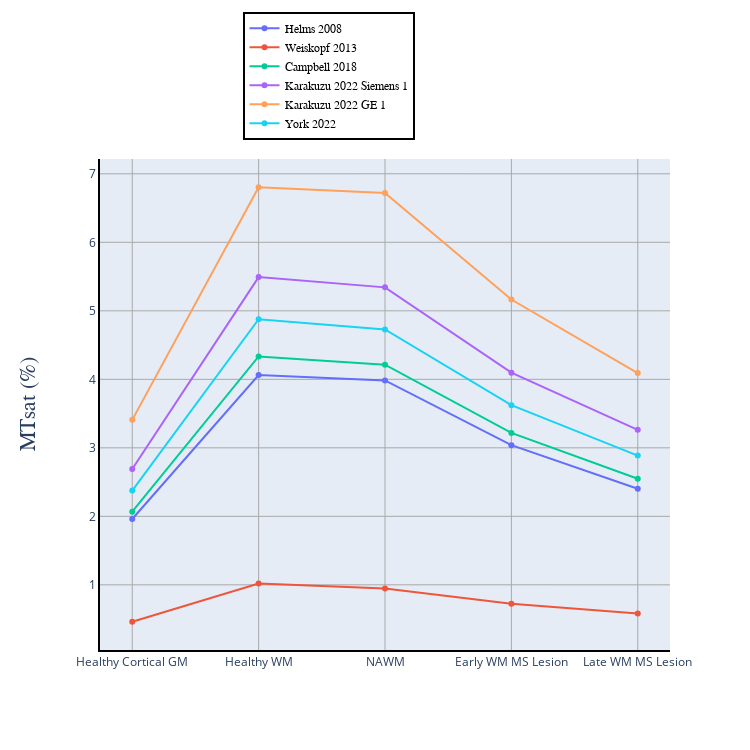

This figure's notebook cell:
### Code cell
#| label: mtsatFig1jn

# Prepare Python environment

import scipy.io as sio
from pathlib import Path


from contextlib import contextmanager
import sys, os
from pathlib import Path

@contextmanager
def suppress_stdout():
    with open(os.devnull, "w") as devnull:
        old_stdout = sys.stdout
        sys.stdout = devnull
        try:  
            yield
        finally:
            sys.stdout = old_stdout

import os
from pathlib import Path

def find_myst_yml_directories(start_dir=None):
    """
    Recursively search for directories containing myst.yml file.
    
    Args:
        start_dir (str or Path): Starting directory (defaults to current directory)
    
    Returns:
        list: List of full paths to directories containing myst.yml
    """
    if start_dir is None:
        start_dir = Path.cwd()
    else:
        start_dir = Path(start_dir)
    
    myst_dirs = []
    
    def _search_directory(current_dir):
        # Check if myst.yml exists in current directory
        myst_file = current_dir / "myst.yml"
        if myst_file.exists():
            myst_dirs.append(str(current_dir.resolve()))
            # Don't search subdirectories if we found myst.yml here
            return
        
        # Recursively search all subdirectories
        for item in current_dir.iterdir():
            if item.is_dir():
                try:
                    _search_directory(item)
                except (PermissionError, OSError):
                    # Skip directories we can't access
                    continue
    
    _search_directory(start_dir)
    return myst_dirs

def find_myst_yml_directories_upwards(start_dir=None):
    """
    Search for myst.yml in current directory, if not found go to parent and repeat.
    
    Args:
        start_dir (str or Path): Starting directory (defaults to current directory)
    
    Returns:
        str or None: Full path of directory containing myst.yml, or None if not found
    """
    if start_dir is None:
        current_dir = Path.cwd()
    else:
        current_dir = Path(start_dir)
    
    # Keep going up until we reach the filesystem root
    while current_dir != current_dir.parent:  # Stop at root
        myst_file = current_dir / "myst.yml"
        if myst_file.exists():
            return str(current_dir.resolve())
        
        # Move to parent directory
        current_dir = current_dir.parent
    
    return None

with suppress_stdout():
    repo_path = Path(find_myst_yml_directories_upwards())
    print(repo_path)
    data_req_path = repo_path / "binder" / "data_requirement.json"
    data_path = repo_path / "data"
    dataset_path = data_path / "qmrlab-mooc"
    
data_dir = dataset_path / "06-MT-03-MTsat" / "06-MT-03-MTsat" 
data_file = "fig0.mat"

#Load either archived or generated plot variables
mat_contents = sio.loadmat(data_dir / data_file)

## Plot

# Module imports
# PYTHON CODE
# Module imports

import matplotlib.pyplot as plt
import plotly.graph_objs as go
import numpy as np
from plotly import __version__
from plotly.offline import download_plotlyjs, init_notebook_mode, plot, iplot
config={'showLink': False, 'displayModeBar': False}

init_notebook_mode(connected=True)


# Prepare Python environment

tissues = [
    "Healthy Cortical GM",
    "Healthy WM",
    "NAWM",
    "Early WM MS Lesion",
    "Late WM MS Lesion",
    ]
    
protocols = [
    "Helms 2008",
    "Weiskopf 2013",
    "Campbell 2018",
    "Karakuzu 2022 Siemens 1",
    "Karakuzu 2022 GE 1",
    "York 2022",
    ]
    
signal_Helms = mat_contents["MTsats"][0]
signal_Weiskopf = mat_contents["MTsats"][1]
signal_Campbell = mat_contents["MTsats"][2]
signal_KarakuzuSiemens = mat_contents["MTsats"][3]
signal_KarakuzuGE = mat_contents["MTsats"][4]
signal_York = mat_contents["MTsats"][5]


# Plot Figure 1

# Module imports

import matplotlib.pyplot as plt
import plotly.graph_objs as go
import numpy as np
from plotly import __version__
from plotly.offline import download_plotlyjs, init_notebook_mode, plot, iplot
config={'showLink': False, 'displayModeBar': False}

init_notebook_mode(connected=True)

# PYTHON CODE

init_notebook_mode(connected=True)
# The polling here is to ensure that plotly.js has already been loaded before
# setting display alignment in order to avoid a race condition.


data_Helms = go.Scatter(
    x = tissues,
    y = signal_Helms,
    name = protocols[0],
    text = 'N/A',
    hoverinfo = 'y'
)


data_Weiskopf = go.Scatter(
    x = tissues,
    y = signal_Weiskopf,
    name = protocols[1],
    hoverinfo = 'y'
)


data_Campbell = go.Scatter(
    x = tissues,
    y = signal_Campbell,
    name = protocols[2],
    hoverinfo = 'y'
)


data_KarakuzuSiemens = go.Scatter(
    x = tissues,
    y = signal_KarakuzuSiemens,
    name = protocols[3],
    hoverinfo = 'y'
)

data_KarakuzuGE = go.Scatter(
    x = tissues,
    y = signal_KarakuzuGE,
    name = protocols[4],
    hoverinfo = 'y'
)

data_York = go.Scatter(
    x = tissues,
    y = signal_York,
    name = protocols[5],
    hoverinfo = 'y'
)


data = [data_Helms, data_Weiskopf, data_Campbell, data_KarakuzuSiemens, data_KarakuzuGE, data_York]

layout = go.Layout(
    width=750,
    height=750,
    margin=go.layout.Margin(
        l=100,
        r=80,
        b=100,
        t=130,
    ),
    annotations=[
        dict(
            x=-0.15,
            y=0.50,
            showarrow=False,
            text='MTsat (%)',
            font=dict(
                family='Times New Roman',
                size=22
            ),
            textangle=-90,
            xref='paper',
            yref='paper'
        ),
    ],
    xaxis=dict(
        showgrid=True,
        gridcolor='rgb(169,169,169)',
        linecolor='black',
        linewidth=2
    ),
    yaxis=dict(
        showgrid=True,
        gridcolor='rgb(169,169,169)',
        linecolor='black',
        linewidth=2
    ),
    legend=dict(
        x=0.25,
        y=1.3,
        traceorder='normal',
        font=dict(
            family='Times New Roman',
            size=12,
            color='#000'
        ),
        bordercolor='#000000',
        borderwidth=2
    )
)

fig = dict(data=data, layout=layout)

iplot(fig, filename = 'fig1.html', config = config)

### Figure 1 — Plotly figure (JSON) as saved in the notebook; plotly's stock layout.template omitted (floating-point values rounded to 4 significant figures)
{"data": [{"hoverinfo": "y", "name": "Helms 2008", "text": "N/A", "type": "scatter", "x": ["Healthy Cortical GM", "Healthy WM", "NAWM", "Early WM MS Lesion", "Late WM MS Lesion"], "y": [1.961, 4.063, 3.984, 3.039, 2.402]}, {"hoverinfo": "y", "name": "Weiskopf 2013", "type": "scatter", "x": ["Healthy Cortical GM", "Healthy WM", "NAWM", "Early WM MS Lesion", "Late WM MS Lesion"], "y": [0.462, 1.018, 0.9454, 0.7241, 0.5835]}, {"hoverinfo": "y", "name": "Campbell 2018", "type": "scatter", "x": ["Healthy Cortical GM", "Healthy WM", "NAWM", "Early WM MS Lesion", "Late WM MS Lesion"], "y": [2.068, 4.334, 4.213, 3.218, 2.549]}, {"hoverinfo": "y", "name": "Karakuzu 2022 Siemens 1", "type": "scatter", "x": ["Healthy Cortical GM", "Healthy WM", "NAWM", "Early WM MS Lesion", "Late WM MS Lesion"], "y": [2.691, 5.492, 5.342, 4.097, 3.262]}, {"hoverinfo": "y", "name": "Karakuzu 2022 GE 1", "type": "scatter", "x": ["Healthy Cortical GM", "Healthy WM", "NAWM", "Early WM MS Lesion", "Late WM MS Lesion"], "y": [3.408, 6.803, 6.72, 5.164, 4.092]}, {"hoverinfo": "y", "name": "York 2022", "type": "scatter", "x": ["Healthy Cortical GM", "Healthy WM", "NAWM", "Early WM MS Lesion", "Late WM MS Lesion"], "y": [2.375, 4.877, 4.729, 3.623, 2.887]}], "layout": {"annotations": [{"font": {"family": "Times New Roman", "size": 22}, "showarrow": false, "text": "MTsat (%)", "textangle": -90, "x": -0.15, "xref": "paper", "y": 0.5, "yref": "paper"}], "height": 750, "legend": {"bordercolor": "#000000", "borderwidth": 2, "font": {"color": "#000", "family": "Times New Roman", "size": 12}, "traceorder": "normal", "x": 0.25, "y": 1.3}, "margin": {"b": 100, "l": 100, "r": 80, "t": 130}, "width": 750, "xaxis": {"gridcolor": "rgb(169,169,169)", "linecolor": "black", "linewidth": 2, "showgrid": true}, "yaxis": {"gridcolor": "rgb(169,169,169)", "linecolor": "black", "linewidth": 2, "showgrid": true}}}
